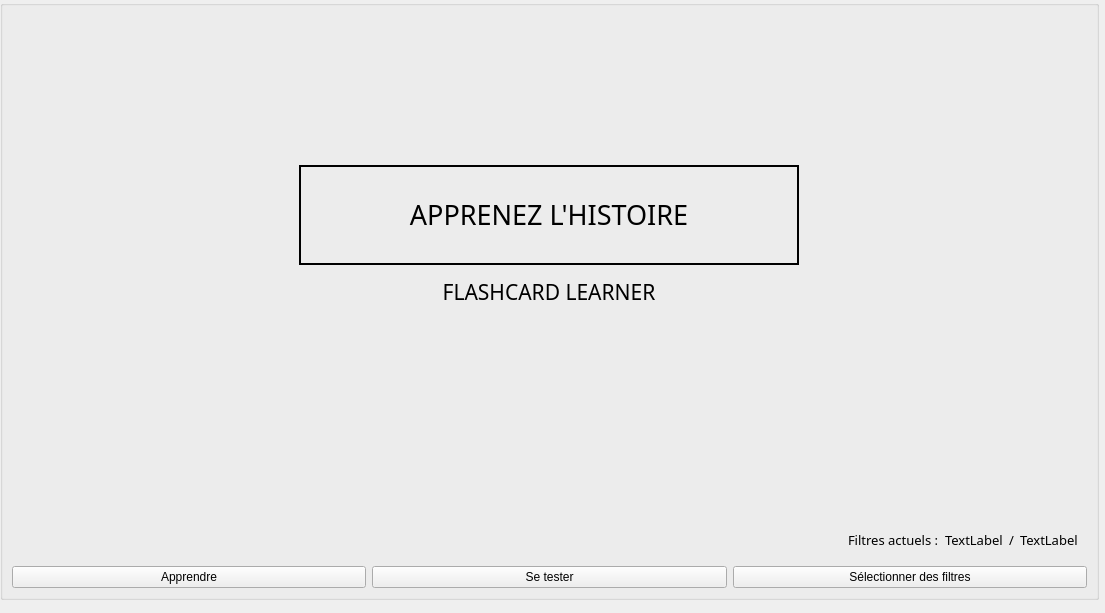
<?xml version="1.0" encoding="UTF-8"?>
<ui version="4.0">
 <class>Form</class>
 <widget class="QWidget" name="Form">
  <property name="geometry">
   <rect>
    <x>0</x>
    <y>0</y>
    <width>1105</width>
    <height>613</height>
   </rect>
  </property>
  <property name="windowTitle">
   <string>Form</string>
  </property>
  <widget class="QGroupBox" name="verticalGroupBox">
   <property name="geometry">
    <rect>
     <x>0</x>
     <y>0</y>
     <width>1099</width>
     <height>600</height>
    </rect>
   </property>
   <property name="maximumSize">
    <size>
     <width>1100</width>
     <height>600</height>
    </size>
   </property>
   <layout class="QVBoxLayout" name="verticalLayout">
    <item>
     <spacer name="verticalSpacer">
      <property name="orientation">
       <enum>Qt::Vertical</enum>
      </property>
      <property name="sizeType">
       <enum>QSizePolicy::Fixed</enum>
      </property>
      <property name="sizeHint" stdset="0">
       <size>
        <width>150</width>
        <height>150</height>
       </size>
      </property>
     </spacer>
    </item>
    <item alignment="Qt::AlignHCenter">
     <widget class="QLabel" name="label_2">
      <property name="minimumSize">
       <size>
        <width>500</width>
        <height>100</height>
       </size>
      </property>
      <property name="maximumSize">
       <size>
        <width>500</width>
        <height>100</height>
       </size>
      </property>
      <property name="font">
       <font>
        <family>Invention App</family>
       </font>
      </property>
      <property name="frameShape">
       <enum>QFrame::WinPanel</enum>
      </property>
      <property name="text">
       <string>&lt;html&gt;&lt;head/&gt;&lt;body&gt;&lt;p&gt;&lt;span style=&quot; font-size:20pt;&quot;&gt;APPRENEZ L'HISTOIRE&lt;/span&gt;&lt;/p&gt;&lt;/body&gt;&lt;/html&gt;</string>
      </property>
      <property name="alignment">
       <set>Qt::AlignCenter</set>
      </property>
     </widget>
    </item>
    <item alignment="Qt::AlignHCenter">
     <widget class="QLabel" name="label">
      <property name="minimumSize">
       <size>
        <width>500</width>
        <height>30</height>
       </size>
      </property>
      <property name="maximumSize">
       <size>
        <width>500</width>
        <height>50</height>
       </size>
      </property>
      <property name="font">
       <font>
        <family>Ink Free</family>
        <pointsize>16</pointsize>
       </font>
      </property>
      <property name="text">
       <string>FLASHCARD LEARNER</string>
      </property>
      <property name="alignment">
       <set>Qt::AlignCenter</set>
      </property>
     </widget>
    </item>
    <item>
     <spacer name="verticalSpacer_2">
      <property name="orientation">
       <enum>Qt::Vertical</enum>
      </property>
      <property name="sizeType">
       <enum>QSizePolicy::Fixed</enum>
      </property>
      <property name="sizeHint" stdset="0">
       <size>
        <width>150</width>
        <height>200</height>
       </size>
      </property>
     </spacer>
    </item>
    <item alignment="Qt::AlignRight">
     <widget class="QFrame" name="horizontalFrame">
      <layout class="QHBoxLayout" name="horizontalLayout_2">
       <item alignment="Qt::AlignRight">
        <widget class="QLabel" name="label_3">
         <property name="font">
          <font>
           <family>Invention App</family>
           <pointsize>10</pointsize>
          </font>
         </property>
         <property name="text">
          <string>Filtres actuels :</string>
         </property>
        </widget>
       </item>
       <item alignment="Qt::AlignRight">
        <widget class="QLabel" name="currentAreaLabel">
         <property name="font">
          <font>
           <family>Invention App</family>
           <pointsize>10</pointsize>
          </font>
         </property>
         <property name="text">
          <string>TextLabel</string>
         </property>
        </widget>
       </item>
       <item alignment="Qt::AlignRight">
        <widget class="QLabel" name="label_5">
         <property name="font">
          <font>
           <family>Invention App</family>
           <pointsize>10</pointsize>
          </font>
         </property>
         <property name="text">
          <string>/</string>
         </property>
        </widget>
       </item>
       <item alignment="Qt::AlignRight">
        <widget class="QLabel" name="currentCategoryLabel">
         <property name="font">
          <font>
           <family>Invention App</family>
           <pointsize>10</pointsize>
          </font>
         </property>
         <property name="text">
          <string>TextLabel</string>
         </property>
        </widget>
       </item>
      </layout>
     </widget>
    </item>
    <item>
     <layout class="QHBoxLayout" name="horizontalLayout">
      <property name="sizeConstraint">
       <enum>QLayout::SetDefaultConstraint</enum>
      </property>
      <item>
       <widget class="QPushButton" name="learnBtn">
        <property name="text">
         <string>Apprendre</string>
        </property>
       </widget>
      </item>
      <item>
       <widget class="QPushButton" name="testBtn">
        <property name="text">
         <string>Se tester</string>
        </property>
       </widget>
      </item>
      <item>
       <widget class="QPushButton" name="filterBtn">
        <property name="text">
         <string>Sélectionner des filtres</string>
        </property>
       </widget>
      </item>
     </layout>
    </item>
   </layout>
  </widget>
 </widget>
 <resources/>
 <connections/>
</ui>
